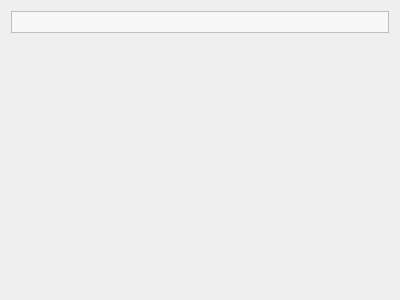
<?xml version="1.0" encoding="UTF-8"?>
<ui version="4.0">
 <class>PresentationPropertiesWidget</class>
 <widget class="QWidget" name="PresentationPropertiesWidget">
  <property name="geometry">
   <rect>
    <x>0</x>
    <y>0</y>
    <width>400</width>
    <height>300</height>
   </rect>
  </property>
  <property name="windowTitle">
   <string>Form</string>
  </property>
  <layout class="QVBoxLayout" name="ltMain">
   <item>
    <widget class="QFrame" name="frame">
     <property name="styleSheet">
      <string notr="true">QFrame {
	background: palette(alternate-base);
}</string>
     </property>
     <property name="frameShape">
      <enum>QFrame::StyledPanel</enum>
     </property>
     <property name="frameShadow">
      <enum>QFrame::Raised</enum>
     </property>
     <layout class="QHBoxLayout" name="horizontalLayout_6">
      <property name="leftMargin">
       <number>0</number>
      </property>
      <property name="topMargin">
       <number>0</number>
      </property>
      <property name="rightMargin">
       <number>0</number>
      </property>
      <property name="bottomMargin">
       <number>0</number>
      </property>
      <item>
       <spacer name="horizontalSpacer_2">
        <property name="orientation">
         <enum>Qt::Horizontal</enum>
        </property>
        <property name="sizeHint" stdset="0">
         <size>
          <width>40</width>
          <height>20</height>
         </size>
        </property>
       </spacer>
      </item>
      <item>
       <widget class="QLabel" name="lblIcon"/>
      </item>
      <item>
       <widget class="QLabel" name="lblTitle">
        <property name="maximumSize">
         <size>
          <width>256</width>
          <height>16777215</height>
         </size>
        </property>
        <property name="font">
         <font>
          <pointsize>10</pointsize>
          <weight>75</weight>
          <bold>true</bold>
         </font>
        </property>
       </widget>
      </item>
      <item>
       <spacer name="horizontalSpacer_3">
        <property name="orientation">
         <enum>Qt::Horizontal</enum>
        </property>
        <property name="sizeHint" stdset="0">
         <size>
          <width>40</width>
          <height>20</height>
         </size>
        </property>
       </spacer>
      </item>
     </layout>
    </widget>
   </item>
   <item>
    <spacer name="verticalSpacer">
     <property name="orientation">
      <enum>Qt::Vertical</enum>
     </property>
     <property name="sizeType">
      <enum>QSizePolicy::Expanding</enum>
     </property>
     <property name="sizeHint" stdset="0">
      <size>
       <width>20</width>
       <height>0</height>
      </size>
     </property>
    </spacer>
   </item>
  </layout>
 </widget>
 <resources/>
 <connections/>
</ui>
